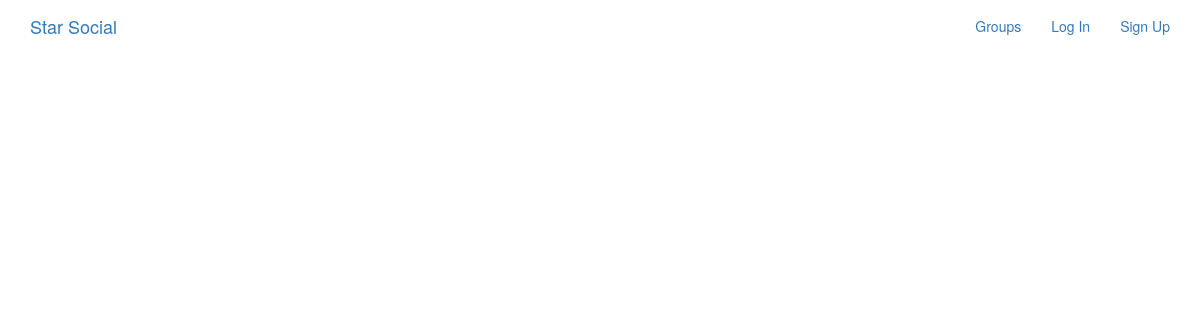
The app's page /posts/, older data.
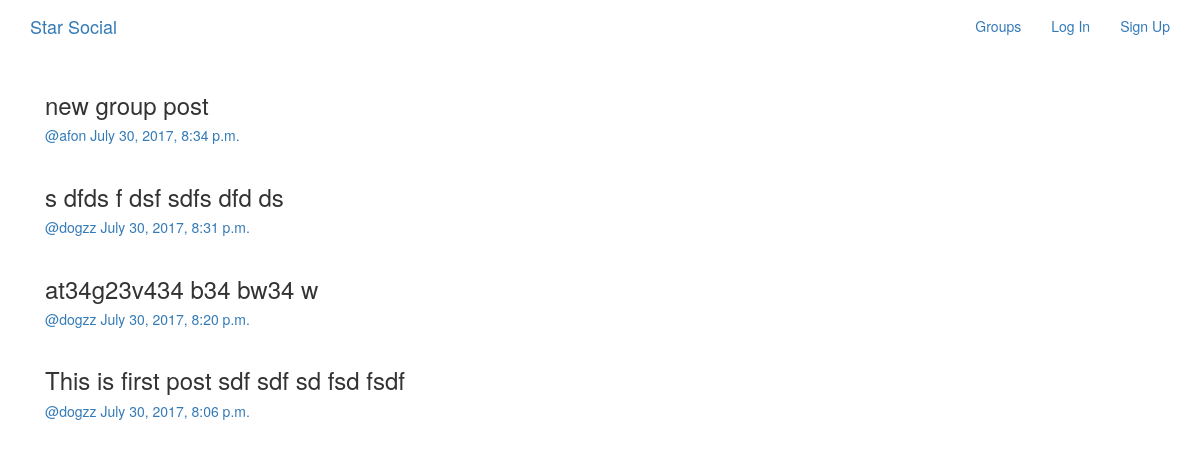
The same page, newer data.
### posts/models.py (models this page shows, shortened)
class Post(models.Model):
    user = models.ForeignKey(User, related_name='posts')
    created_at = models.DateTimeField(auto_now=True)
    message = models.TextField()
    message_html = models.TextField(editable=False)
    group = models.ForeignKey(Group, related_name='posts', null=True, blank=True)
    class Meta:
        ordering = ['-created_at']
        unique_together = ['user', 'message']

### posts/views.py (the view)
class PostList(SelectRelatedMixin, generic.ListView):
    model = models.Post
    select_related = ('user', 'group')

### posts/templates/posts/post_list.html (shortened to what this page needs)
{% extends "posts/post_base.html" %}
{% block pre_post_content %}
  {% block post_content %}
<div class="col-md-9">
  {% for post in post_list %}
    {% include "posts/_post.html" %}
  {% endfor %}
</div>
  {% endblock %}
{% endblock %}

### posts/templates/posts/_post.html (shortened to what this page needs)
<div class="post media">
  <h3>{{post.message_html|safe}}</h3>
  <div class="media-body">
    <h5 class="media-heading">
    <span class="username">
      <a href="{% url 'posts:for_user' username=post.user.username %}">@{{post.user.username}}</a>
    </span>
    <time class="time">
      <a href="{% url 'posts:detail' username=post.user.username pk=post.pk %}">
        {{post.created_at}}
      </a>
    </time>
    </h5>
  </div>
</div>

Row changes from the older to the newer data that the page shows:
added Post: message_html "new group post", user.username "afon", created_at "July 30, 2017, 8:34 p.m."
added Post: message_html "s dfds f dsf sdfs dfd ds", user.username "dogzz", created_at "July 30, 2017, 8:31 p.m."
added Post: message_html "at34g23v434 b34 bw34 w", user.username "dogzz", created_at "July 30, 2017, 8:20 p.m."
added Post: message_html "This is first post sdf sdf sd fsd fsdf", user.username "dogzz", created_at "July 30, 2017, 8:06 p.m."
